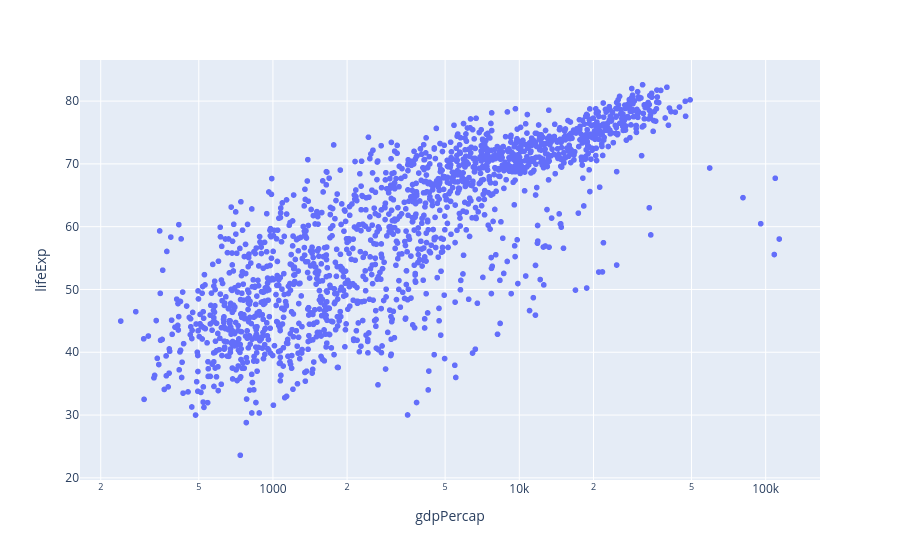

Write notebook code for a chart like this one.
### Markdown cell above
That looks very different from where we will end up!  First things first, we've got a curved relationship between per capita GDP and life expectancy.  We learned in the last lesson that a linear model doesn't do a good job modeling the relationship between two features where the scatterplot has a curved pattern.  

However, there are ways to "straighten" the relationship through feature engineering.  You aren't expected to know this, but a plot like this, where the points travel steeply up the y-axis and then flatten out, is characteristic of a logarithmic rather than linear relationship.

That means that if we use a log scale for our x-axis, our points will fall into a line rather than a curve.

### Code cell
fig=px.scatter(df,
               x="gdpPercap",
               y="lifeExp",
              log_x=True)
#Display the plot
fig.show()

### Figure 1 — Plotly figure (JSON) as saved in the notebook; plotly's stock layout.template omitted (floating-point values rounded to 4 significant figures; data arrays with more than 128 entries replaced by an {"elided": "..."} marker saying what was removed)
{"data": [{"hovertemplate": "gdpPercap=%{x}<br>lifeExp=%{y}<extra></extra>", "legendgroup": "", "marker": {"color": "#636efa", "symbol": "circle"}, "mode": "markers", "name": "", "showlegend": false, "type": "scattergl", "x": {"elided": "1704 float values"}, "xaxis": "x", "y": {"elided": "1704 float values"}, "yaxis": "y"}], "layout": {"autosize": true, "legend": {"tracegroupgap": 0}, "margin": {"t": 60}, "xaxis": {"anchor": "y", "autorange": true, "domain": [0, 1], "range": [2.221, 5.217], "title": {"text": "gdpPercap"}, "type": "log"}, "yaxis": {"anchor": "x", "autorange": true, "domain": [0, 1], "range": [19.03, 87.17], "title": {"text": "lifeExp"}, "type": "linear"}}}
